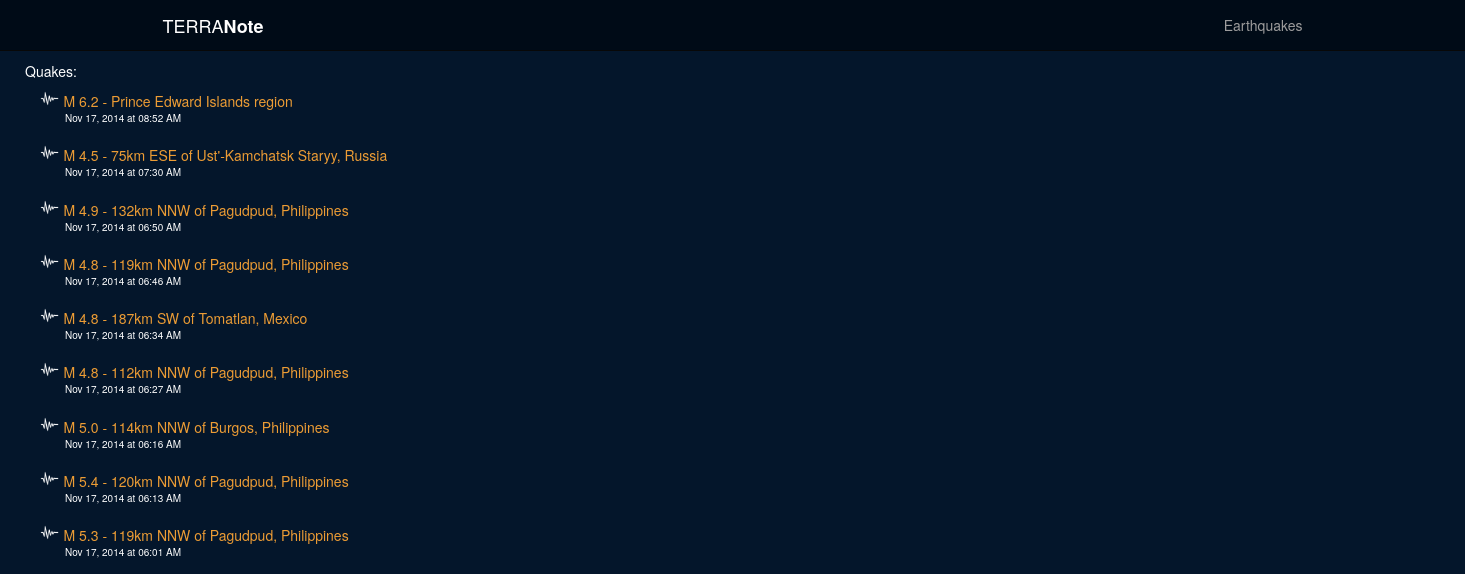
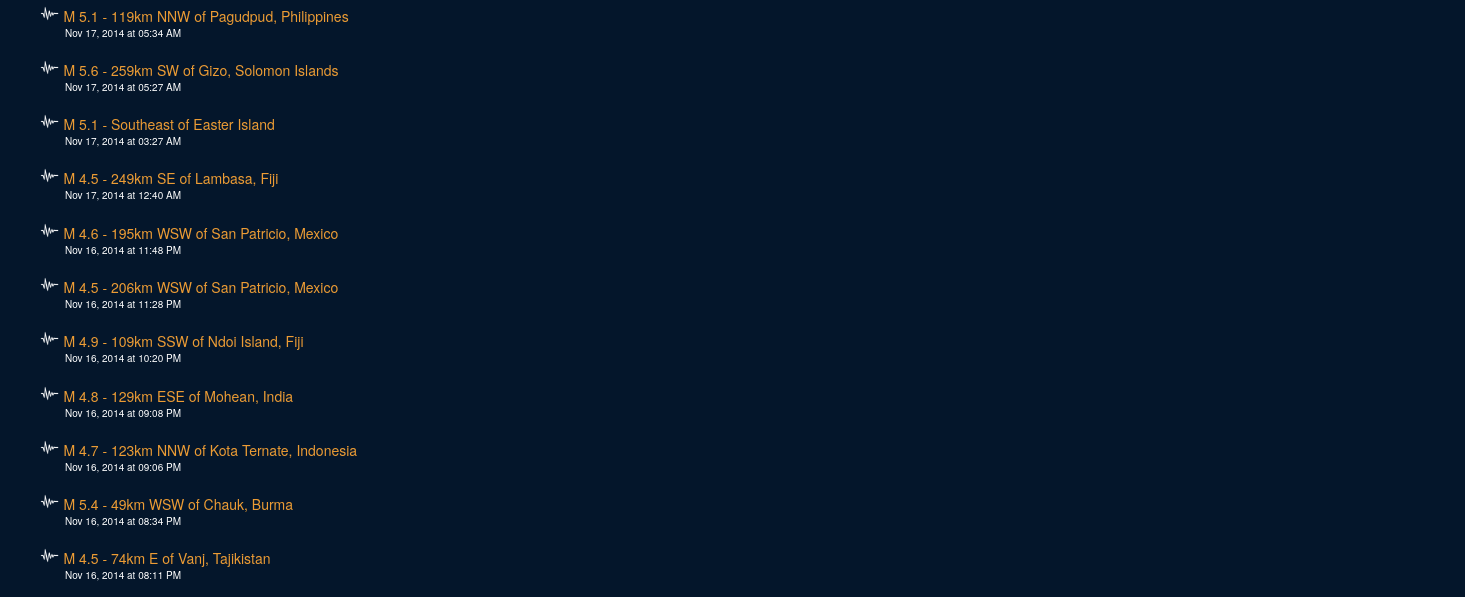
The app's page /quakes (upper part), older data (2 pictures, top to bottom).
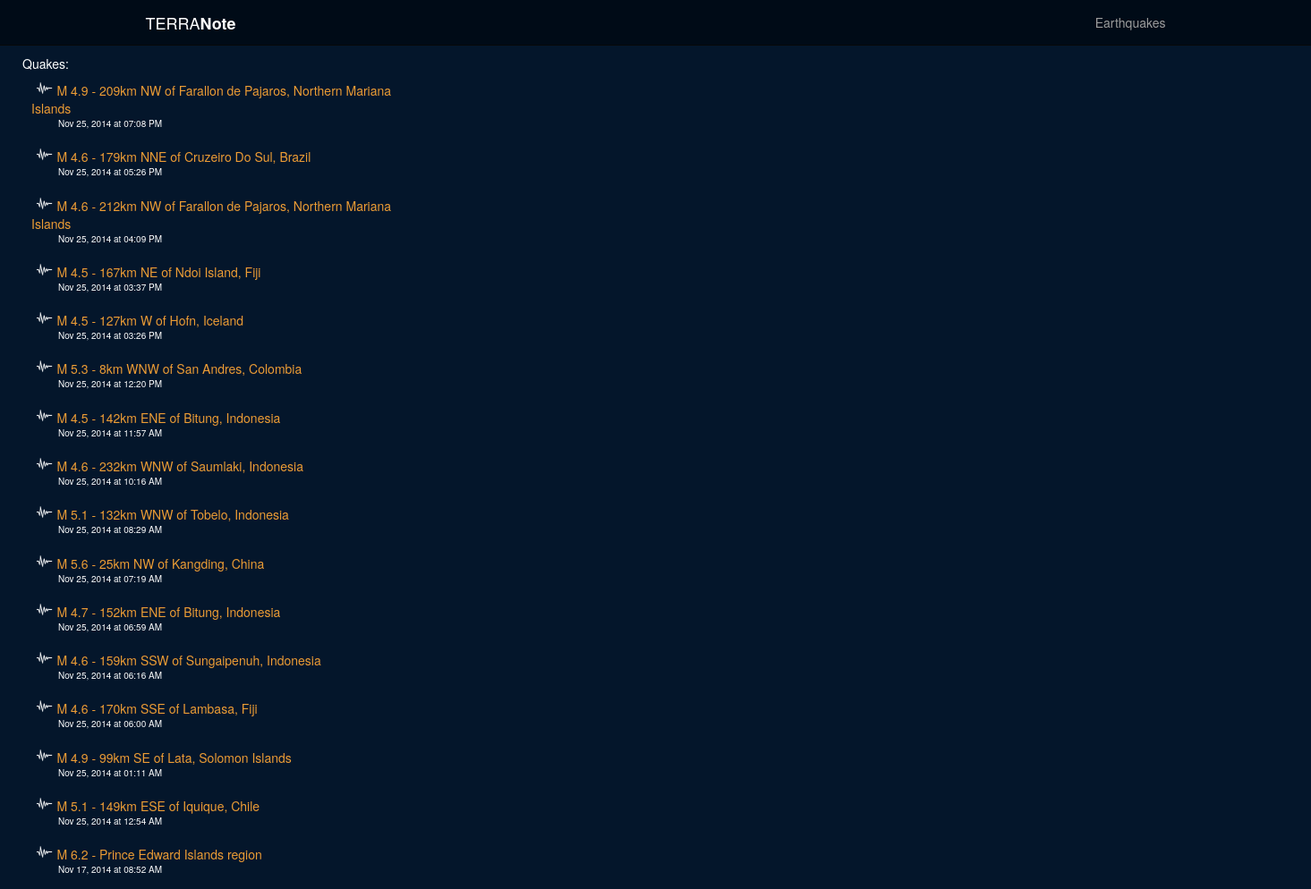
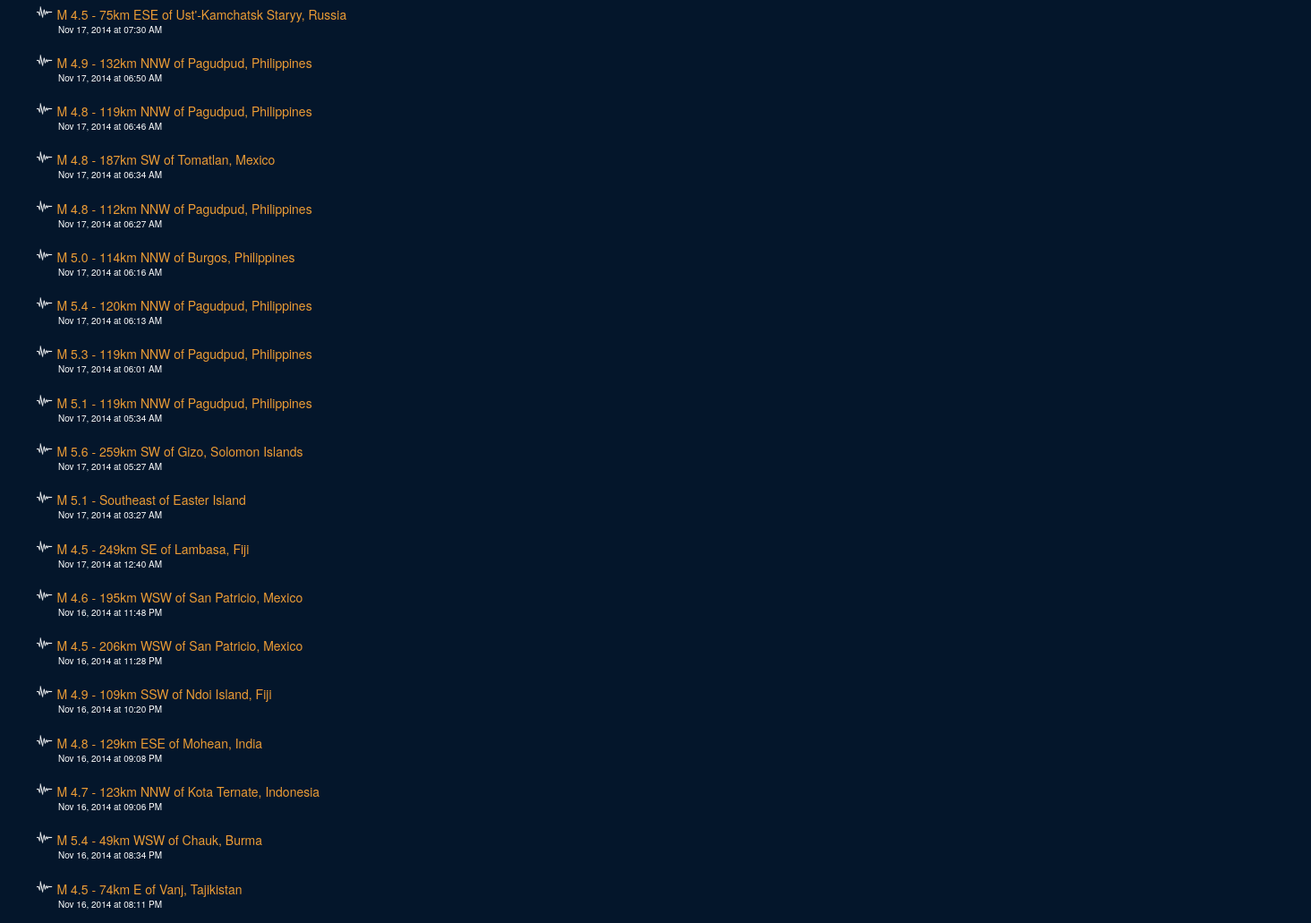
The same page, newer data (2 pictures, top to bottom).
### model.py (models this page shows)
class Quake(Base):
    __tablename__ = "quakes"
    quake_id = Column(String(50), primary_key = True)
    quake_title = Column(String, nullable = False)
    quake_type = Column(String(25), nullable = False)
    magnitude = Column(Float, nullable = False)
    place = Column(String, nullable = False)
    latitude = Column(Float, nullable = False)
    longitude = Column(Float, nullable = False)
    depth = Column(Float, nullable = False)
    quake_datetime = Column(DateTime, nullable = False)
    url = Column(String, nullable = False)
    seismictype = Column(String, nullable = False)
    status = Column(String, nullable = False)
    felt = Column(Integer, nullable = True)
    tsunami = Column(Integer, nullable = True)
    recordtime = Column(DateTime, nullable = False)

### note.py (the view)
@app.route("/quakes")
def quake_notes():
	data = Quake.query.order_by(Quake.quake_datetime.desc()).limit(25)
	cols = Quake.__table__.columns
	json_compiled = {}
	for quake in data:
		json_compiled[quake.quake_id] = {}
		json_compiled[quake.quake_id]['lat'] = quake.latitude
		json_compiled[quake.quake_id]['lng'] = quake.longitude
		json_compiled[quake.quake_id]['title'] = quake.quake_title
		json_compiled[quake.quake_id]['id'] = quake.quake_id
	quakes = Quake.query.order_by(Quake.quake_datetime.desc()).all()
	return render_template("quakes.html", quakes=quakes, quake_points=json_compiled)

### templates/quakes.html (shortened to what this page needs)
{% extends 'base.html' %}
{% block body %}
<div class="col-sm-4">
	<div class="quake-list">
		Quakes:
		{% for quake in quakes %}
		<div class="quake-list">
			<img class="small-icon" src="/static/images/quake-icon.png"/>
			<div class="recent-title"> <a href="/quakes/{{ quake.quake_id }}">{{ quake.quake_title }}</a> </div><div class="recent-datetime"> {{ quake.quake_datetime.strftime('%b %d, %Y at %I:%M %p') }}</div>
		</div>
		{% endfor %}
	</div>
</div>
<div class="col-sm-8">
	<div id="quakes-canvas"></div>
</div>
{% endblock %}

Row changes from the older to the newer data that the page shows:
added Quake: quake_title "M 4.9 - 209km NW of Farallon de Pajaros, Northern Mariana Islands", quake_datetime "Nov 25, 2014 at 07:08 PM"
added Quake: quake_title "M 4.6 - 179km NNE of Cruzeiro Do Sul, Brazil", quake_datetime "Nov 25, 2014 at 05:26 PM"
added Quake: quake_title "M 4.6 - 212km NW of Farallon de Pajaros, Northern Mariana Islands", quake_datetime "Nov 25, 2014 at 04:09 PM"
added Quake: quake_title "M 4.5 - 167km NE of Ndoi Island, Fiji", quake_datetime "Nov 25, 2014 at 03:37 PM"
added Quake: quake_title "M 4.5 - 127km W of Hofn, Iceland", quake_datetime "Nov 25, 2014 at 03:26 PM"
added Quake: quake_title "M 5.3 - 8km WNW of San Andres, Colombia", quake_datetime "Nov 25, 2014 at 12:20 PM"
added Quake: quake_title "M 4.5 - 142km ENE of Bitung, Indonesia", quake_datetime "Nov 25, 2014 at 11:57 AM"
added Quake: quake_title "M 4.6 - 232km WNW of Saumlaki, Indonesia", quake_datetime "Nov 25, 2014 at 10:16 AM"
added Quake: quake_title "M 5.1 - 132km WNW of Tobelo, Indonesia", quake_datetime "Nov 25, 2014 at 08:29 AM"
added Quake: quake_title "M 5.6 - 25km NW of Kangding, China", quake_datetime "Nov 25, 2014 at 07:19 AM"
added Quake: quake_title "M 4.7 - 152km ENE of Bitung, Indonesia", quake_datetime "Nov 25, 2014 at 06:59 AM"
added Quake: quake_title "M 4.6 - 159km SSW of Sungaipenuh, Indonesia", quake_datetime "Nov 25, 2014 at 06:16 AM"
added Quake: quake_title "M 4.6 - 170km SSE of Lambasa, Fiji", quake_datetime "Nov 25, 2014 at 06:00 AM"
added Quake: quake_title "M 4.9 - 99km SE of Lata, Solomon Islands", quake_datetime "Nov 25, 2014 at 01:11 AM"
added Quake: quake_title "M 5.1 - 149km ESE of Iquique, Chile", quake_datetime "Nov 25, 2014 at 12:54 AM"
